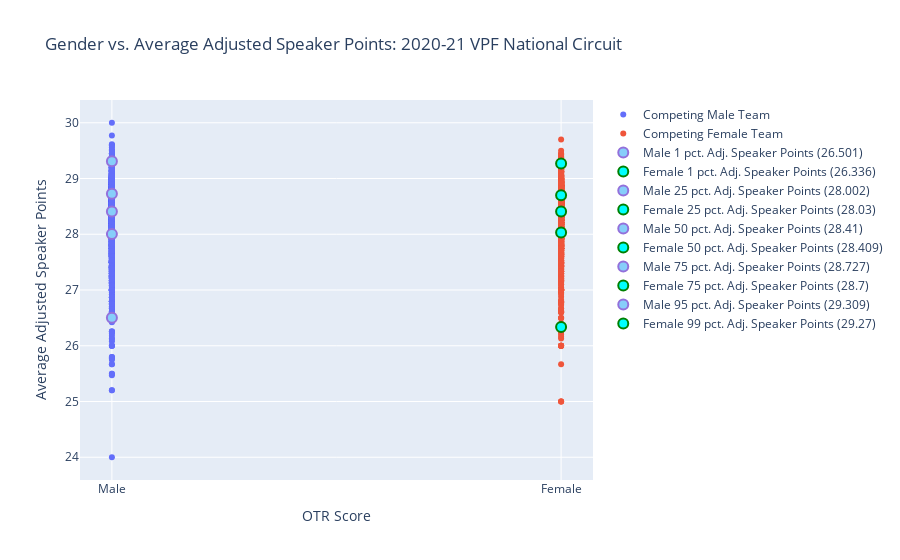

The notebook cell saved with this chart:
### Markdown cell above
## Add in average percentile points

### Code cell
fig.add_trace(go.Scatter(
    x = ['Male'],
    y = [m_1],
    mode = 'markers',
    name = f"Male 1 pct. Adj. Speaker Points ({round(m_1, 3)})",
    marker=dict(
        color='LightSkyBlue',
        size=10,
        line=dict(
            color='MediumPurple',
            width=2
        )
    )
))

fig.add_trace(go.Scatter(
    x = ['Female'],
    y = [f_1],
    mode = 'markers',
    name = f"Female 1 pct. Adj. Speaker Points ({round(f_1, 3)})",
    marker=dict(
        color='Cyan',
        size=10,
        line=dict(
            color='Green',
            width=2
        )
    )
))

fig.add_trace(go.Scatter(
    x = ['Male'],
    y = [m_25],
    mode = 'markers',
    name = f"Male 25 pct. Adj. Speaker Points ({round(m_25, 3)})",
    marker=dict(
        color='LightSkyBlue',
        size=10,
        line=dict(
            color='MediumPurple',
            width=2
        )
    )
))

fig.add_trace(go.Scatter(
    x = ['Female'],
    y = [f_25],
    mode = 'markers',
    name = f"Female 25 pct. Adj. Speaker Points ({round(f_25, 3)})",
    marker=dict(
        color='Cyan',
        size=10,
        line=dict(
            color='Green',
            width=2
        )
    )
))

fig.add_trace(go.Scatter(
    x = ['Male'],
    y = [m_50],
    mode = 'markers',
    name = f"Male 50 pct. Adj. Speaker Points ({round(m_50, 3)})",
    marker=dict(
        color='LightSkyBlue',
        size=10,
        line=dict(
            color='MediumPurple',
            width=2
        )
    )
))

fig.add_trace(go.Scatter(
    x = ['Female'],
    y = [f_50],
    mode = 'markers',
    name = f"Female 50 pct. Adj. Speaker Points ({round(f_50, 3)})",
    marker=dict(
        color='Cyan',
        size=10,
        line=dict(
            color='Green',
            width=2
        )
    )
))

fig.add_trace(go.Scatter(
    x = ['Male'],
    y = [m_75],
    mode = 'markers',
    name = f"Male 75 pct. Adj. Speaker Points ({round(m_75, 3)})",
    marker=dict(
        color='LightSkyBlue',
        size=10,
        line=dict(
            color='MediumPurple',
            width=2
        )
    )
))

fig.add_trace(go.Scatter(
    x = ['Female'],
    y = [f_75],
    mode = 'markers',
    name = f"Female 75 pct. Adj. Speaker Points ({round(f_75, 3)})",
    marker=dict(
        color='Cyan',
        size=10,
        line=dict(
            color='Green',
            width=2
        )
    )
))

fig.add_trace(go.Scatter(
    x = ['Male'],
    y = [m_99],
    mode = 'markers',
    name = f"Male 95 pct. Adj. Speaker Points ({round(m_99, 3)})",
    marker=dict(
        color='LightSkyBlue',
        size=10,
        line=dict(
            color='MediumPurple',
            width=2
        )
    )
))

fig.add_trace(go.Scatter(
    x = ['Female'],
    y = [f_99],
    mode = 'markers',
    name = f"Female 99 pct. Adj. Speaker Points ({round(f_99, 3)})",
    marker=dict(
        color='Cyan',
        size=10,
        line=dict(
            color='Green',
            width=2
        )
    )
))

### Figure 1 — Plotly figure (JSON) as saved in the notebook; plotly's stock layout.template omitted (floating-point values rounded to 4 significant figures; data arrays with more than 128 entries replaced by an {"elided": "..."} marker saying what was removed)
{"data": [{"mode": "markers", "name": "Competing Male Team", "type": "scatter", "x": {"elided": "3304 str values"}, "y": {"elided": "3304 float values"}}, {"mode": "markers", "name": "Competing Female Team", "type": "scatter", "x": {"elided": "1710 str values"}, "y": {"elided": "1710 float values"}}, {"marker": {"color": "LightSkyBlue", "line": {"color": "MediumPurple", "width": 2}, "size": 10}, "mode": "markers", "name": "Male 1 pct. Adj. Speaker Points (26.501)", "type": "scatter", "x": ["Male"], "y": [26.5]}, {"marker": {"color": "Cyan", "line": {"color": "Green", "width": 2}, "size": 10}, "mode": "markers", "name": "Female 1 pct. Adj. Speaker Points (26.336)", "type": "scatter", "x": ["Female"], "y": [26.34]}, {"marker": {"color": "LightSkyBlue", "line": {"color": "MediumPurple", "width": 2}, "size": 10}, "mode": "markers", "name": "Male 25 pct. Adj. Speaker Points (28.002)", "type": "scatter", "x": ["Male"], "y": [28.0]}, {"marker": {"color": "Cyan", "line": {"color": "Green", "width": 2}, "size": 10}, "mode": "markers", "name": "Female 25 pct. Adj. Speaker Points (28.03)", "type": "scatter", "x": ["Female"], "y": [28.03]}, {"marker": {"color": "LightSkyBlue", "line": {"color": "MediumPurple", "width": 2}, "size": 10}, "mode": "markers", "name": "Male 50 pct. Adj. Speaker Points (28.41)", "type": "scatter", "x": ["Male"], "y": [28.41]}, {"marker": {"color": "Cyan", "line": {"color": "Green", "width": 2}, "size": 10}, "mode": "markers", "name": "Female 50 pct. Adj. Speaker Points (28.409)", "type": "scatter", "x": ["Female"], "y": [28.41]}, {"marker": {"color": "LightSkyBlue", "line": {"color": "MediumPurple", "width": 2}, "size": 10}, "mode": "markers", "name": "Male 75 pct. Adj. Speaker Points (28.727)", "type": "scatter", "x": ["Male"], "y": [28.73]}, {"marker": {"color": "Cyan", "line": {"color": "Green", "width": 2}, "size": 10}, "mode": "markers", "name": "Female 75 pct. Adj. Speaker Points (28.7)", "type": "scatter", "x": ["Female"], "y": [28.7]}, {"marker": {"color": "LightSkyBlue", "line": {"color": "MediumPurple", "width": 2}, "size": 10}, "mode": "markers", "name": "Male 95 pct. Adj. Speaker Points (29.309)", "type": "scatter", "x": ["Male"], "y": [29.31]}, {"marker": {"color": "Cyan", "line": {"color": "Green", "width": 2}, "size": 10}, "mode": "markers", "name": "Female 99 pct. Adj. Speaker Points (29.27)", "type": "scatter", "x": ["Female"], "y": [29.27]}], "layout": {"title": {"text": "Gender vs. Average Adjusted Speaker Points: 2020-21 VPF National Circuit"}, "xaxis": {"title": {"text": "OTR Score"}}, "yaxis": {"title": {"text": "Average Adjusted Speaker Points"}}}}
